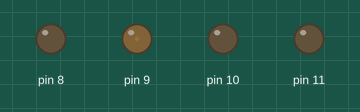
Recording of a sketch running on a simulated Arduino Uno, built with avr-gcc and run on an emulated ATmega328P. On the bench: output pins drawn as LEDs (lit = HIGH).

Above: at 0.05 s.
At 2.05 s:
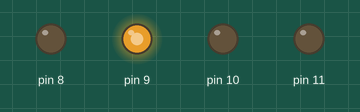
At 4.15 s:
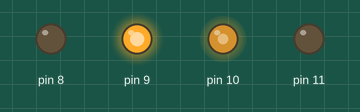
At 8.25 s:
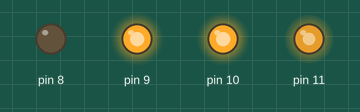
At 12.35 s:
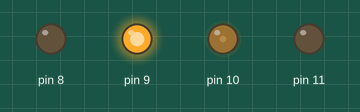
At 16.55 s:
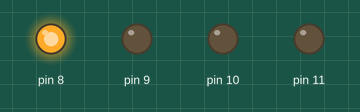
Timing chart, 0 to 23.3 s (numbered marks = the images above):
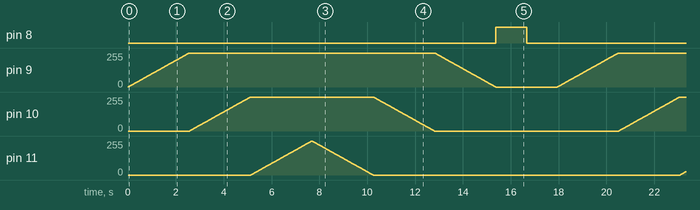

Measured:
- by itself, pin 8: alternates HIGH for 1.3 s and LOW for 16.7 s

The sketch:

PWM_breathing_LED_stage4.ino
```cpp
// PWM~ breathing LED - stage4

int d = 10; // variable d to store the dealy time
int p;

void setup()
{
  // intialise pin 9-11 as outputs
  for (int p = 9; p < 12; p++)
  {
    pinMode(p, OUTPUT);
  }
}

void loop()
{
  // fade in starts from pin 9 and goes up
  for (int p = 9; p < 12; p++)
  {
    // duty cycle range from 0-255
    for (int a = 0; a < 256; a++)  // fade in
    {
      analogWrite(p, a); // this function takes (pin number, duty cycle value)
      delay(d);
    }
  }
  for (int p = 11; p >=8; p--)
  {
    for (int a = 255; a >= 0; a--) // fade out
    {
      analogWrite(p, a);
      delay(d);
    }
  }
}
```
